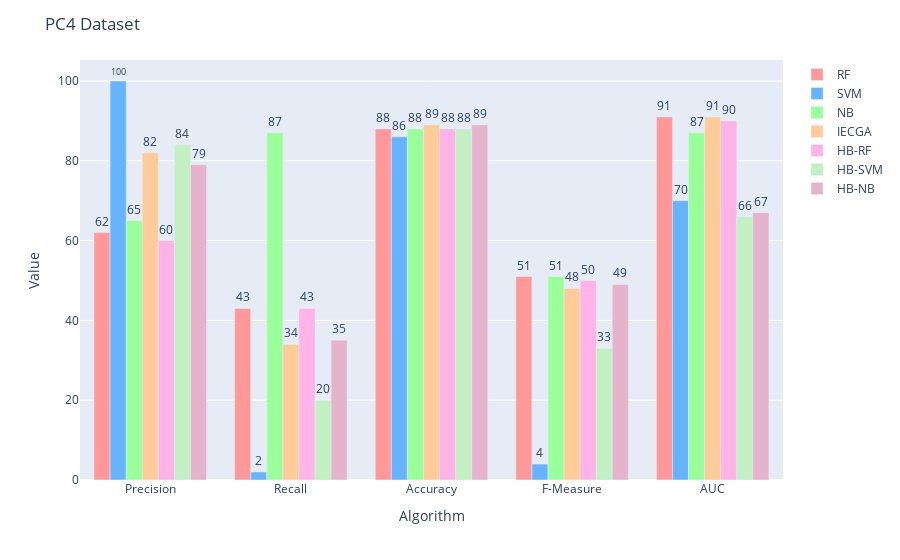

Notebook cell for this chart:
### Code cell
import plotly.graph_objects as go
import numpy as np

# Sample data
categories = ['Precision','Recall','Accuracy','F-Measure','AUC']
# Each row corresponds to one category; each column is one of the 8 parts
data = np.array([
    [62,100,65,82,60,84,79],
    [43,2,87,34,43,20,35],
    [88,86,88,89,88,88,89],
    [51,4,51,48,50,33,49],
    [91,70,87,91,90,66,67],
    
])

# Define colors for each part
colors = [
    '#ff9999', '#66b3ff', '#99ff99', '#ffcc99',
    '#ffb3e6', '#c2f0c2', '#e6b3cc'
]
name_list=['RF','SVM','NB','IECGA','HB-RF','HB-SVM','HB-NB']
# Create a Figure
fig = go.Figure()

# Add each part as a separate trace, with side-by-side grouping
for i in range(data.shape[1]):
    fig.add_trace(go.Bar(
        x=categories,
        y=data[:, i],
        name=name_list[i],
        marker_color=colors[i],
        # Display the exact data values as text on top of each bar
        text=data[:, i],
        textposition='outside'
    ))

# Configure the layout for grouped bars
fig.update_layout(
    barmode='group',
    title='PC4 Dataset',
    xaxis_title='Algorithm',
    yaxis_title='Value',
    # If your chart's text appears cut off, increase the margin
    margin=dict(t=60)
)

fig.show()

### Figure 1 — Plotly figure (JSON) as saved in the notebook; plotly's stock layout.template omitted (floating-point values rounded to 4 significant figures)
{"data": [{"marker": {"color": "#ff9999"}, "name": "RF", "text": [62, 43, 88, 51, 91], "textposition": "outside", "type": "bar", "x": ["Precision", "Recall", "Accuracy", "F-Measure", "AUC"], "y": [62, 43, 88, 51, 91]}, {"marker": {"color": "#66b3ff"}, "name": "SVM", "text": [100, 2, 86, 4, 70], "textposition": "outside", "type": "bar", "x": ["Precision", "Recall", "Accuracy", "F-Measure", "AUC"], "y": [100, 2, 86, 4, 70]}, {"marker": {"color": "#99ff99"}, "name": "NB", "text": [65, 87, 88, 51, 87], "textposition": "outside", "type": "bar", "x": ["Precision", "Recall", "Accuracy", "F-Measure", "AUC"], "y": [65, 87, 88, 51, 87]}, {"marker": {"color": "#ffcc99"}, "name": "IECGA", "text": [82, 34, 89, 48, 91], "textposition": "outside", "type": "bar", "x": ["Precision", "Recall", "Accuracy", "F-Measure", "AUC"], "y": [82, 34, 89, 48, 91]}, {"marker": {"color": "#ffb3e6"}, "name": "HB-RF", "text": [60, 43, 88, 50, 90], "textposition": "outside", "type": "bar", "x": ["Precision", "Recall", "Accuracy", "F-Measure", "AUC"], "y": [60, 43, 88, 50, 90]}, {"marker": {"color": "#c2f0c2"}, "name": "HB-SVM", "text": [84, 20, 88, 33, 66], "textposition": "outside", "type": "bar", "x": ["Precision", "Recall", "Accuracy", "F-Measure", "AUC"], "y": [84, 20, 88, 33, 66]}, {"marker": {"color": "#e6b3cc"}, "name": "HB-NB", "text": [79, 35, 89, 49, 67], "textposition": "outside", "type": "bar", "x": ["Precision", "Recall", "Accuracy", "F-Measure", "AUC"], "y": [79, 35, 89, 49, 67]}], "layout": {"barmode": "group", "margin": {"t": 60}, "title": {"text": "PC4 Dataset"}, "xaxis": {"title": {"text": "Algorithm"}}, "yaxis": {"title": {"text": "Value"}}}}
